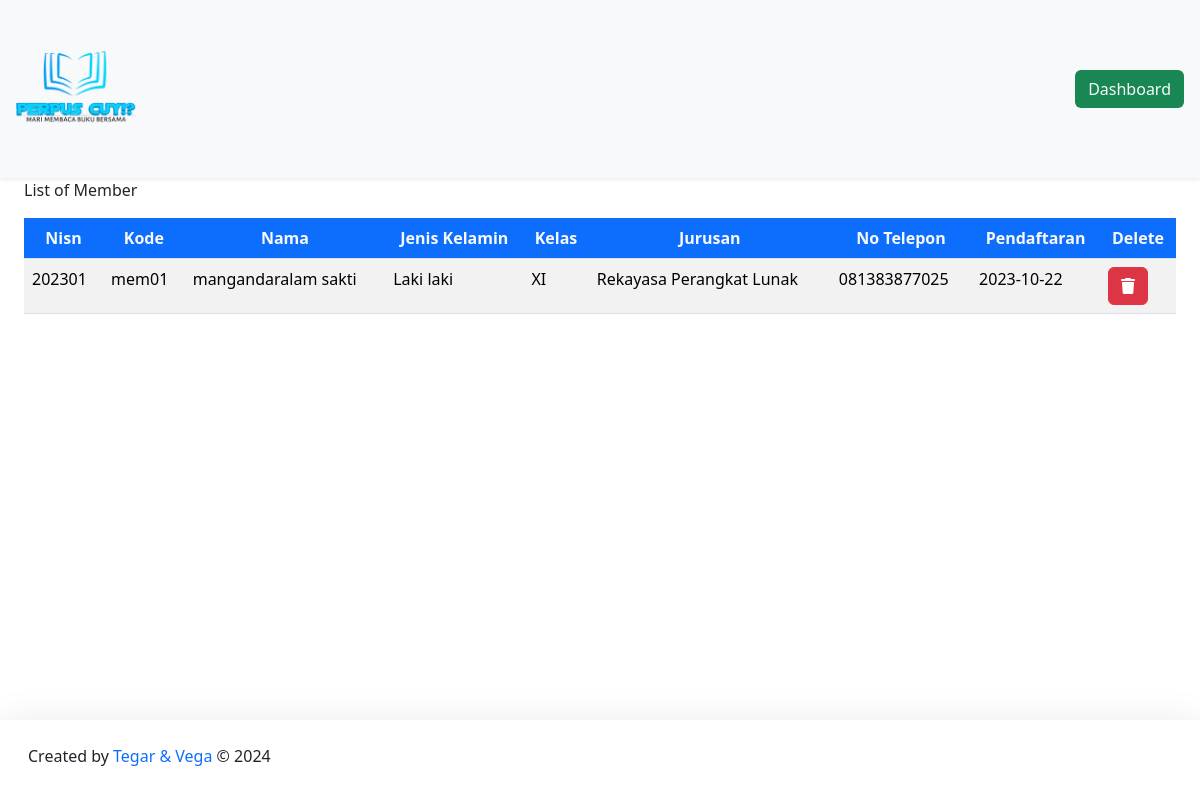
The app's page /DashboardAdmin/member/member.php (signed in), older data.
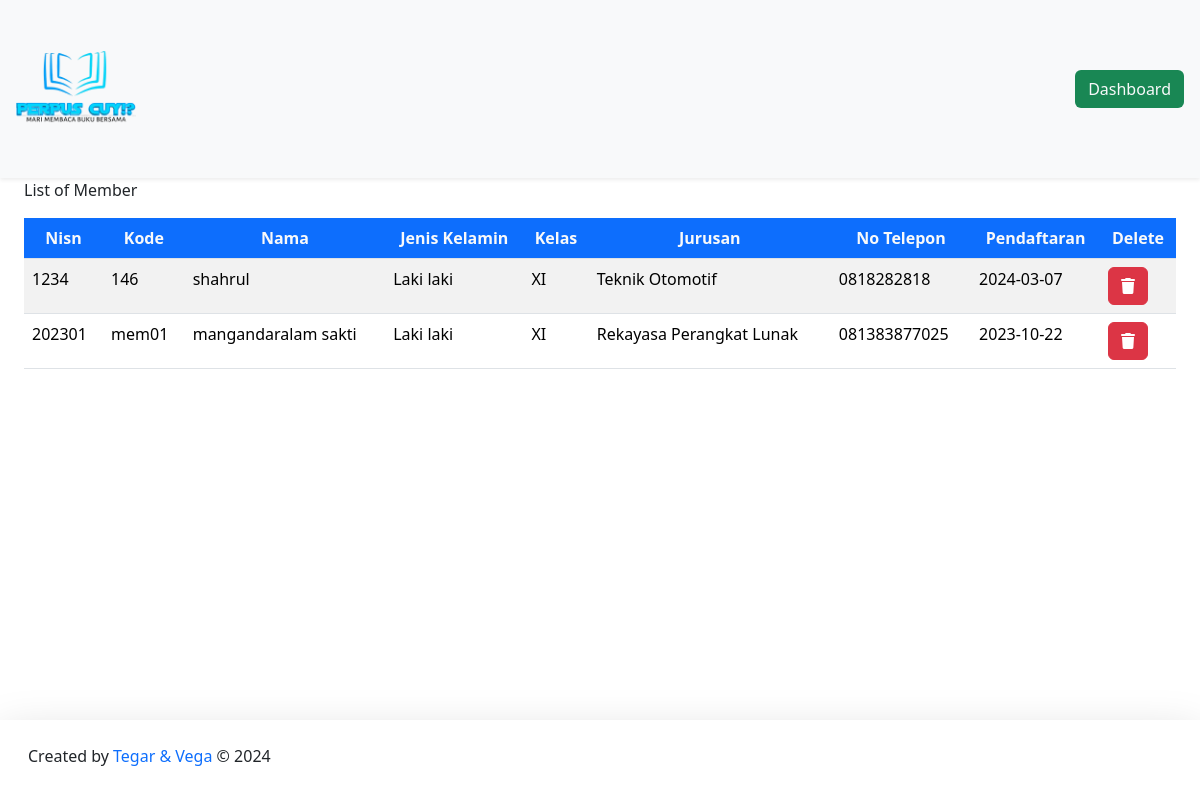
The same page, newer data.
### tables this page shows
CREATE TABLE `member` (
  `nisn` int(11) NOT NULL,
  `kode_member` varchar(12) NOT NULL,
  `nama` varchar(255) NOT NULL,
  `password` varchar(255) NOT NULL,
  `jenis_kelamin` varchar(20) NOT NULL,
  `kelas` varchar(5) NOT NULL,
  `jurusan` varchar(50) NOT NULL,
  `no_tlp` varchar(15) NOT NULL,
  `tgl_pendaftaran` date NOT NULL
);

### config/config.php (called while the page is built, shortened)
<?php
$host = "127.0.0.1";
$username = "root";
$password = "";
$database_name = "perpustakaan";
$connection = mysqli_connect($host, $username, $password, $database_name);
function queryReadData($dataKategori) {
  global $connection;
  $result = mysqli_query($connection, $dataKategori);
  $items = [];
  while($item = mysqli_fetch_assoc($result)) {
    $items[] = $item;
  }
  return $items;
}
?>

### DashboardAdmin/member/member.php (the view, shortened to what this page needs)
<?php
require "../../config/config.php";
$member = queryReadData("SELECT * FROM member");
?>
<!DOCTYPE html>
<html lang="en">
  <head>
    <link href="https://cdn.jsdelivr.net/npm/bootstrap@5.3.2/dist/css/bootstrap.min.css" rel="stylesheet">
  </head>
  <body>
    <nav class="navbar fixed-top bg-body-tertiary shadow-sm">
      <div class="container-fluid p-3">
        <a class="navbar-brand" href="#">
          <img src="../../assets/logoperpus.png" alt="logo" width="120px">
        </a>
        <a class="btn btn-tertiary bg-success text-light" href="../dashboardAdmin.php">Dashboard</a>
      </div>
    </nav>
    <div class="p-4 mt-5">
     <form action="" method="post" class="mt-5">
       <div class="input-group d-flex justify-content-end mb-3">
         <button class="border border-start-0 bg-light rounded rounded-start-0" type="submit" name="search"><i class="fa-solid fa-magnifying-glass"></i></button>
       </div>
      </form>
      <caption>List of Member</caption>
      <div class="table-responsive mt-3">
        <table class="table table-striped table-hover">
        <thead class="text-center">
          <tr>
            <th class="bg-primary text-light">Nisn</th>
            <th class="bg-primary text-light">Kode</th>
            <th class="bg-primary text-light">Nama</th>
            <th class="bg-primary text-light">Jenis Kelamin</th>
            <th class="bg-primary text-light">Kelas</th>
            <th class="bg-primary text-light">Jurusan</th>
            <th class="bg-primary text-light">No Telepon</th>
            <th class="bg-primary text-light">Pendaftaran</th>
            <th class="bg-primary text-light">Delete</th>
          </tr>
        </thead>
      <?php foreach($member as $item) : ?>
      <tr>
        <td><?=$item["nisn"];?></td>
        <td><?=$item["kode_member"];?></td>
        <td><?=$item["nama"];?></td>
        <td><?=$item["jenis_kelamin"];?></td>
        <td><?=$item["kelas"];?></td>
        <td><?=$item["jurusan"];?></td>
        <td><?=$item["no_tlp"];?></td>
        <td><?=$item["tgl_pendaftaran"];?></td>
        <td>
          <div class="action">
             <a href="deleteMember.php?id=<?= $item["nisn"]; ?>" class="btn btn-danger" onclick="return confirm('Yakin ingin menghapus data member ?');"><i class="fa-solid fa-trash"></i></a>
           </div>
        </td>
       </tr>
      <?php endforeach;?>
    </table>
    </div>
  </div>
    <footer class="fixed-bottom shadow-lg bg-subtle p-3">
      <div class="container-fluid d-flex justify-content-between">
      <p class="mt-2">Created by <span class="text-primary"> Tegar & Vega</span> © 2024</p>
      </div>
    </footer>
  </body>
</html>

Row changes from the older to the newer data that the page shows:
added member: nisn "1234", kode_member "146", nama "shahrul", jenis_kelamin "Laki laki", kelas "XI", jurusan "Teknik Otomotif", no_tlp "0818282818", tgl_pendaftaran "2024-03-07"
